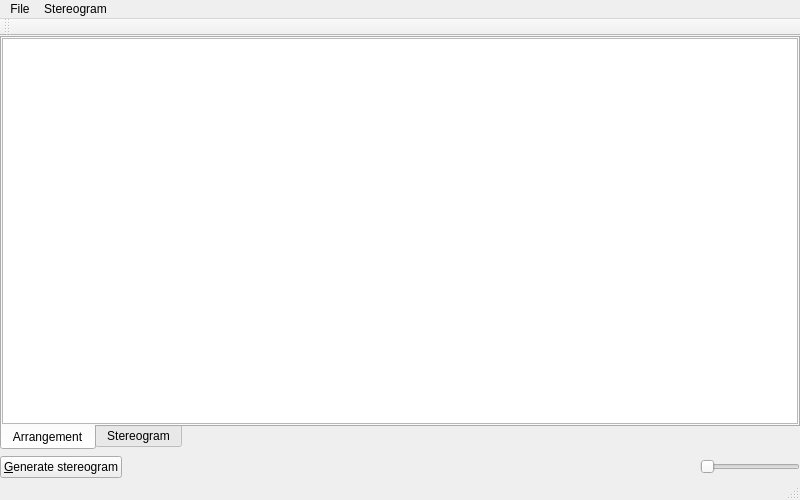
<?xml version="1.0" encoding="UTF-8"?>
<ui version="4.0">
 <class>MainWindow</class>
 <widget class="QMainWindow" name="MainWindow">
  <property name="geometry">
   <rect>
    <x>0</x>
    <y>0</y>
    <width>800</width>
    <height>500</height>
   </rect>
  </property>
  <property name="windowTitle">
   <string>MainWindow</string>
  </property>
  <widget class="QWidget" name="centralWidget">
   <layout class="QVBoxLayout" name="verticalLayout_3">
    <item>
     <widget class="QTabWidget" name="tabWidget">
      <property name="tabPosition">
       <enum>QTabWidget::South</enum>
      </property>
      <property name="currentIndex">
       <number>0</number>
      </property>
      <widget class="QWidget" name="arrangementTab">
       <attribute name="title">
        <string>Arrangement</string>
       </attribute>
       <layout class="QVBoxLayout" name="verticalLayout">
        <item>
         <widget class="QGraphicsView" name="arrangementGraphicsView"/>
        </item>
       </layout>
      </widget>
      <widget class="QWidget" name="stereogramTab">
       <attribute name="title">
        <string>Stereogram</string>
       </attribute>
       <layout class="QVBoxLayout" name="verticalLayout_2">
        <item>
         <widget class="QGraphicsView" name="stereogramGraphicsView"/>
        </item>
       </layout>
      </widget>
     </widget>
    </item>
    <item>
     <layout class="QHBoxLayout" name="horizontalLayout">
      <item>
       <widget class="QPushButton" name="generateStereogramButton">
        <property name="text">
         <string>&amp;Generate stereogram</string>
        </property>
        <property name="shortcut">
         <string>Alt+G</string>
        </property>
       </widget>
      </item>
      <item>
       <spacer name="horizontalSpacer_2">
        <property name="orientation">
         <enum>Qt::Horizontal</enum>
        </property>
        <property name="sizeHint" stdset="0">
         <size>
          <width>40</width>
          <height>20</height>
         </size>
        </property>
       </spacer>
      </item>
      <item>
       <widget class="QSlider" name="horizontalSlider">
        <property name="maximumSize">
         <size>
          <width>100</width>
          <height>16777215</height>
         </size>
        </property>
        <property name="orientation">
         <enum>Qt::Horizontal</enum>
        </property>
       </widget>
      </item>
     </layout>
    </item>
   </layout>
  </widget>
  <widget class="QMenuBar" name="menuBar">
   <property name="geometry">
    <rect>
     <x>0</x>
     <y>0</y>
     <width>800</width>
     <height>20</height>
    </rect>
   </property>
   <widget class="QMenu" name="menuFile">
    <property name="title">
     <string>File</string>
    </property>
    <addaction name="action_New"/>
    <addaction name="action_LoadOnrakan"/>
    <addaction name="action_Save"/>
    <addaction name="action_Quit"/>
   </widget>
   <widget class="QMenu" name="menuStereogram">
    <property name="title">
     <string>Stereogram</string>
    </property>
    <widget class="QMenu" name="menuSet_tile">
     <property name="title">
      <string>Load tile</string>
     </property>
     <addaction name="action_LoadTileFromFile"/>
     <addaction name="action_LoadRandomDotTile"/>
    </widget>
    <addaction name="action_LoadDepthMap"/>
    <addaction name="menuSet_tile"/>
    <addaction name="action_Export"/>
    <addaction name="action_Options"/>
   </widget>
   <addaction name="menuFile"/>
   <addaction name="menuStereogram"/>
  </widget>
  <widget class="QToolBar" name="mainToolBar">
   <attribute name="toolBarArea">
    <enum>TopToolBarArea</enum>
   </attribute>
   <attribute name="toolBarBreak">
    <bool>false</bool>
   </attribute>
  </widget>
  <widget class="QStatusBar" name="statusBar"/>
  <action name="action_New">
   <property name="text">
    <string>&amp;New onrakan</string>
   </property>
   <property name="shortcut">
    <string>Ctrl+N</string>
   </property>
  </action>
  <action name="action_Save">
   <property name="text">
    <string>&amp;Save onrakan</string>
   </property>
   <property name="shortcut">
    <string>Ctrl+S</string>
   </property>
  </action>
  <action name="action_Quit">
   <property name="text">
    <string>&amp;Quit</string>
   </property>
   <property name="toolTip">
    <string>Quit Onrakan</string>
   </property>
   <property name="shortcut">
    <string>Ctrl+Q</string>
   </property>
  </action>
  <action name="action_LoadDepthMap">
   <property name="text">
    <string>Load &amp;depthmap</string>
   </property>
   <property name="toolTip">
    <string>Change depth-map image</string>
   </property>
   <property name="shortcut">
    <string>Ctrl+D</string>
   </property>
  </action>
  <action name="action_Export">
   <property name="text">
    <string>Export stereogram</string>
   </property>
   <property name="toolTip">
    <string>Save the stereogram image</string>
   </property>
   <property name="shortcut">
    <string>Ctrl+E</string>
   </property>
  </action>
  <action name="action_LoadTileFromFile">
   <property name="text">
    <string>from file</string>
   </property>
   <property name="toolTip">
    <string>Load tile image from file</string>
   </property>
   <property name="shortcut">
    <string>Ctrl+T</string>
   </property>
  </action>
  <action name="action_LoadRandomDotTile">
   <property name="text">
    <string>random dot</string>
   </property>
   <property name="toolTip">
    <string>Auto-generate a new random-dot image for use as the tile</string>
   </property>
  </action>
  <action name="action_LoadOnrakan">
   <property name="text">
    <string>&amp;Load onrakan</string>
   </property>
   <property name="shortcut">
    <string>Ctrl+L</string>
   </property>
  </action>
  <action name="action_Options">
   <property name="text">
    <string>&amp;Options</string>
   </property>
   <property name="shortcut">
    <string>Ctrl+O</string>
   </property>
  </action>
 </widget>
 <layoutdefault spacing="6" margin="0"/>
 <resources/>
 <connections/>
</ui>
